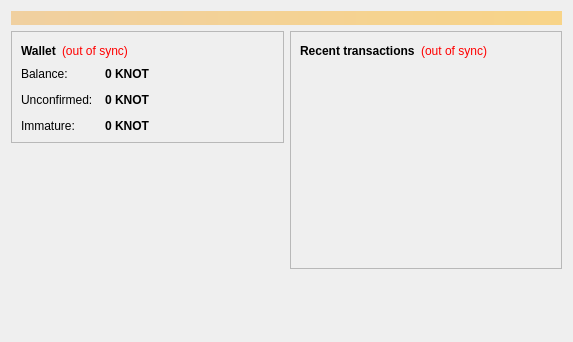
<?xml version="1.0" encoding="UTF-8"?>
<ui version="4.0">
 <class>OverviewPage</class>
 <widget class="QWidget" name="OverviewPage">
  <property name="geometry">
   <rect>
    <x>0</x>
    <y>0</y>
    <width>573</width>
    <height>342</height>
   </rect>
  </property>
  <property name="windowTitle">
   <string>Form</string>
  </property>
  <layout class="QVBoxLayout" name="topLayout">
   <item>
    <widget class="QLabel" name="labelAlerts">
     <property name="visible">
      <bool>false</bool>
     </property>
     <property name="styleSheet">
      <string notr="true">background-color: qlineargradient(x1: 0, y1: 0, x2: 1, y2: 0, stop:0 #F0D0A0, stop:1 #F8D488); color:#000000;</string>
     </property>
     <property name="wordWrap">
      <bool>true</bool>
     </property>
     <property name="margin">
      <number>3</number>
     </property>
    </widget>
   </item>
   <item>
    <layout class="QHBoxLayout" name="horizontalLayout" stretch="1,1">
     <item>
      <layout class="QVBoxLayout" name="verticalLayout_2">
       <item>
        <widget class="QFrame" name="frame">
         <property name="frameShape">
          <enum>QFrame::StyledPanel</enum>
         </property>
         <property name="frameShadow">
          <enum>QFrame::Raised</enum>
         </property>
         <layout class="QVBoxLayout" name="verticalLayout_4">
          <item>
           <layout class="QHBoxLayout" name="horizontalLayout_4">
            <item>
             <widget class="QLabel" name="label_5">
              <property name="font">
               <font>
                <weight>75</weight>
                <bold>true</bold>
               </font>
              </property>
              <property name="text">
               <string>Wallet</string>
              </property>
             </widget>
            </item>
            <item>
             <widget class="QLabel" name="labelWalletStatus">
              <property name="toolTip">
               <string>The displayed information may be out of date. Your wallet automatically synchronizes with the Knotcoin network after a connection is established, but this process has not completed yet.</string>
              </property>
              <property name="styleSheet">
               <string notr="true">QLabel { color: red; }</string>
              </property>
              <property name="text">
               <string notr="true">(out of sync)</string>
              </property>
              <property name="alignment">
               <set>Qt::AlignLeading|Qt::AlignLeft|Qt::AlignVCenter</set>
              </property>
             </widget>
            </item>
            <item>
             <spacer name="horizontalSpacer_2">
              <property name="orientation">
               <enum>Qt::Horizontal</enum>
              </property>
              <property name="sizeHint" stdset="0">
               <size>
                <width>40</width>
                <height>20</height>
               </size>
              </property>
             </spacer>
            </item>
           </layout>
          </item>
          <item>
           <layout class="QFormLayout" name="formLayout_2">
            <property name="fieldGrowthPolicy">
             <enum>QFormLayout::AllNonFixedFieldsGrow</enum>
            </property>
            <property name="horizontalSpacing">
             <number>12</number>
            </property>
            <property name="verticalSpacing">
             <number>12</number>
            </property>
            <item row="0" column="0">
             <widget class="QLabel" name="label">
              <property name="text">
               <string>Balance:</string>
              </property>
             </widget>
            </item>
            <item row="0" column="1">
             <widget class="QLabel" name="labelBalance">
              <property name="font">
               <font>
                <weight>75</weight>
                <bold>true</bold>
               </font>
              </property>
              <property name="cursor">
               <cursorShape>IBeamCursor</cursorShape>
              </property>
              <property name="toolTip">
               <string>Your current balance</string>
              </property>
              <property name="text">
               <string notr="true">0 KNOT</string>
              </property>
              <property name="textInteractionFlags">
               <set>Qt::LinksAccessibleByMouse|Qt::TextSelectableByKeyboard|Qt::TextSelectableByMouse</set>
              </property>
             </widget>
            </item>
            <item row="1" column="0">
             <widget class="QLabel" name="label_3">
              <property name="text">
               <string>Unconfirmed:</string>
              </property>
             </widget>
            </item>
            <item row="1" column="1">
             <widget class="QLabel" name="labelUnconfirmed">
              <property name="font">
               <font>
                <weight>75</weight>
                <bold>true</bold>
               </font>
              </property>
              <property name="cursor">
               <cursorShape>IBeamCursor</cursorShape>
              </property>
              <property name="toolTip">
               <string>Total of transactions that have yet to be confirmed, and do not yet count toward the current balance</string>
              </property>
              <property name="text">
               <string notr="true">0 KNOT</string>
              </property>
              <property name="textInteractionFlags">
               <set>Qt::LinksAccessibleByMouse|Qt::TextSelectableByKeyboard|Qt::TextSelectableByMouse</set>
              </property>
             </widget>
            </item>
            <item row="2" column="0">
             <widget class="QLabel" name="labelImmatureText">
              <property name="text">
               <string>Immature:</string>
              </property>
             </widget>
            </item>
            <item row="2" column="1">
             <widget class="QLabel" name="labelImmature">
              <property name="font">
               <font>
                <weight>75</weight>
                <bold>true</bold>
               </font>
              </property>
              <property name="toolTip">
               <string>Mined balance that has not yet matured</string>
              </property>
              <property name="text">
               <string notr="true">0 KNOT</string>
              </property>
              <property name="textInteractionFlags">
               <set>Qt::LinksAccessibleByMouse|Qt::TextSelectableByKeyboard|Qt::TextSelectableByMouse</set>
              </property>
             </widget>
            </item>
           </layout>
          </item>
         </layout>
        </widget>
       </item>
       <item>
        <spacer name="verticalSpacer">
         <property name="orientation">
          <enum>Qt::Vertical</enum>
         </property>
         <property name="sizeHint" stdset="0">
          <size>
           <width>20</width>
           <height>40</height>
          </size>
         </property>
        </spacer>
       </item>
      </layout>
     </item>
     <item>
      <layout class="QVBoxLayout" name="verticalLayout_3">
       <item>
        <widget class="QFrame" name="frame_2">
         <property name="frameShape">
          <enum>QFrame::StyledPanel</enum>
         </property>
         <property name="frameShadow">
          <enum>QFrame::Raised</enum>
         </property>
         <layout class="QVBoxLayout" name="verticalLayout">
          <item>
           <layout class="QHBoxLayout" name="horizontalLayout_2">
            <item>
             <widget class="QLabel" name="label_4">
              <property name="text">
               <string>&lt;b&gt;Recent transactions&lt;/b&gt;</string>
              </property>
             </widget>
            </item>
            <item>
             <widget class="QLabel" name="labelTransactionsStatus">
              <property name="toolTip">
               <string>The displayed information may be out of date. Your wallet automatically synchronizes with the Knotcoin network after a connection is established, but this process has not completed yet.</string>
              </property>
              <property name="styleSheet">
               <string notr="true">QLabel { color: red; }</string>
              </property>
              <property name="text">
               <string notr="true">(out of sync)</string>
              </property>
              <property name="alignment">
               <set>Qt::AlignRight|Qt::AlignTrailing|Qt::AlignVCenter</set>
              </property>
             </widget>
            </item>
            <item>
             <spacer name="horizontalSpacer">
              <property name="orientation">
               <enum>Qt::Horizontal</enum>
              </property>
              <property name="sizeHint" stdset="0">
               <size>
                <width>40</width>
                <height>20</height>
               </size>
              </property>
             </spacer>
            </item>
           </layout>
          </item>
          <item>
           <widget class="QListView" name="listTransactions">
            <property name="styleSheet">
             <string notr="true">QListView { background: transparent; }</string>
            </property>
            <property name="frameShape">
             <enum>QFrame::NoFrame</enum>
            </property>
            <property name="verticalScrollBarPolicy">
             <enum>Qt::ScrollBarAlwaysOff</enum>
            </property>
            <property name="horizontalScrollBarPolicy">
             <enum>Qt::ScrollBarAlwaysOff</enum>
            </property>
            <property name="selectionMode">
             <enum>QAbstractItemView::NoSelection</enum>
            </property>
           </widget>
          </item>
         </layout>
        </widget>
       </item>
       <item>
        <spacer name="verticalSpacer_2">
         <property name="orientation">
          <enum>Qt::Vertical</enum>
         </property>
         <property name="sizeHint" stdset="0">
          <size>
           <width>20</width>
           <height>40</height>
          </size>
         </property>
        </spacer>
       </item>
      </layout>
     </item>
    </layout>
   </item>
  </layout>
 </widget>
 <resources/>
 <connections/>
</ui>
